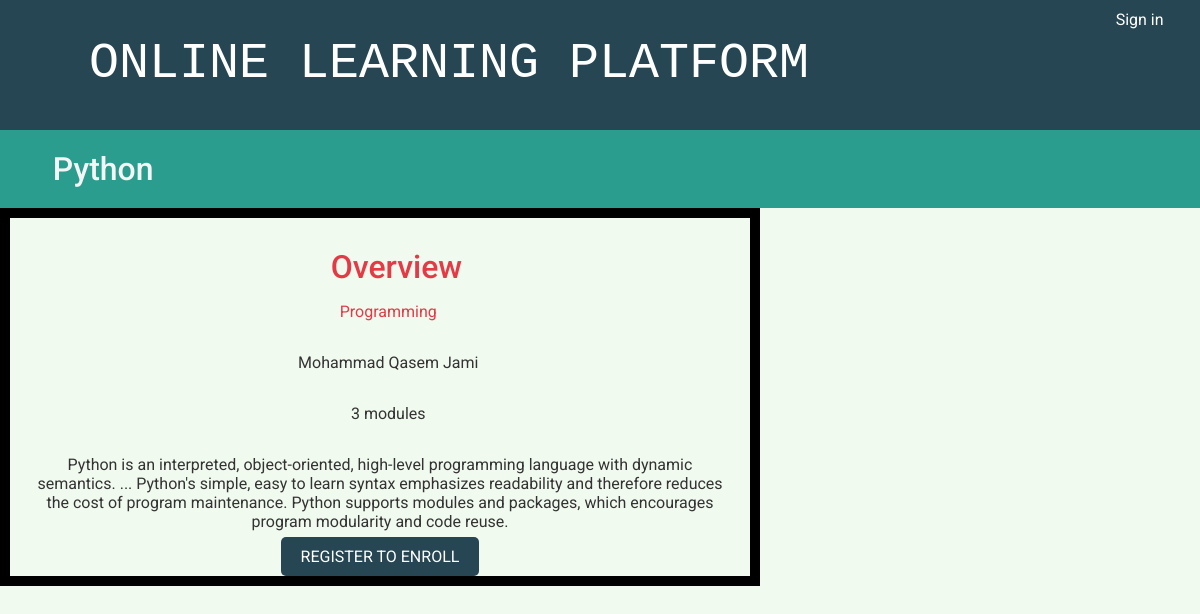
Page /course/python/ on the committed database.
### courses/models.py (models this page shows, shortened)
class Course(models.Model):
    owner = models.ForeignKey(User,
                              related_name='courses_created',
                              on_delete=models.CASCADE)
    subject = models.ForeignKey(Subject,
                                related_name='courses',
                                on_delete=models.CASCADE)
    title = models.CharField(max_length=200)
    slug = models.SlugField(max_length=200, unique=True)
    overview = models.TextField()
    created = models.DateTimeField(auto_now_add=True)
    students = models.ManyToManyField(User,
                                      related_name='courses_joined',
                                      blank=True)
    class Meta:
        ordering = ['-created']

class Subject(models.Model):
    title = models.CharField(max_length=200)
    slug = models.SlugField(max_length=200, unique=True)
    class Meta:
        ordering = ['title']

### courses/views.py (the view)
class CourseDetailView(DetailView):
    model = Course
    template_name = 'courses/course/detail.html'
    def get_context_data(self, **kwargs):
        context = super().get_context_data(**kwargs)
        context['enroll_form'] = CourseEnrollForm(
                                   initial={'course':self.object})
        return context

### courses/templates/courses/course/detail.html (shortened to what this page needs)
{% extends "base.html" %}
{% block content %}
  {% with subject=object.subject %}
    <h1>
      <i class="fas fa-check-square"></i> {{ object.title }}
    </h1>
    <div class="module" style="border:10px solid black; text-align: center;">
      <h1 style="color: #e63946;"><i class="fas fa-book"></i> Overview</h1>
      <p>
        <i class="fas fa-link" style="color: #e63946;"></i> <a href="{% url "course_list_subject" subject.slug %}">{{ subject.title }}</a>
      </p>
      <p><i class="fas fa-user-tie"></i> {{ object.owner.get_full_name }}</p>
      <p><i class="fas fa-book-reader"></i> {{ object.modules.count }} modules</p>
      {{ object.overview|linebreaks }}
      {% if request.user.is_authenticated %}
        <form action="{% url "student_enroll_course" %}" method="post">
          {{ enroll_form }}
          {% csrf_token %}
          <input style="width: 100%;" type="submit" value="Enroll now">
        </form>
      {% else %}
        <a href="{% url "student_registration" %}" class="button">
          Register to enroll
        </a>
      {% endif %}
    </div>
  {% endwith %}
{% endblock %}

### courses/static/css/base.css (style rules this page uses)
html { overflow-x: hidden; }
body { margin:0; font-family:'Roboto', sans-serif; font-weight:400; color:#333; background-color: #f1faee; }
a { color:#e63946; text-decoration:none; }
h1, h2, h3, h4, h5, h6 { font-family:'Roboto', sans-serif; font-weight:500; }
h1 { background:#2a9d8f; color: whitesmoke; width:100%; overflow:auto; padding:20px 0 20px 20px; margin:0; }
.module { padding:10px 20px; float:left; width:700px; }
.module h1 { margin:20px 0 0; background-color: transparent; padding:0; width:100%; }
.module p { width:100%; float:right; }
input[type=submit], a.button { border-radius:5px; background:#264653; color:#fff; font-size:16px; text-transform:uppercase; border:none; padding:10px 20px; margin:20px 0; }

### rows in the picture
Course: title "Python", owner.get_full_name "Mohammad Qasem Jami", modules.count "3", overview "Python is an interpreted, object-oriented, high-level programming language with dynamic semantics. ... Python's simple, easy to learn syntax emphasizes readability and therefore reduces the cost of program maintenance. Python supports modules and packages, which encourages program modularity and code reuse."
Subject: title "Programming"
